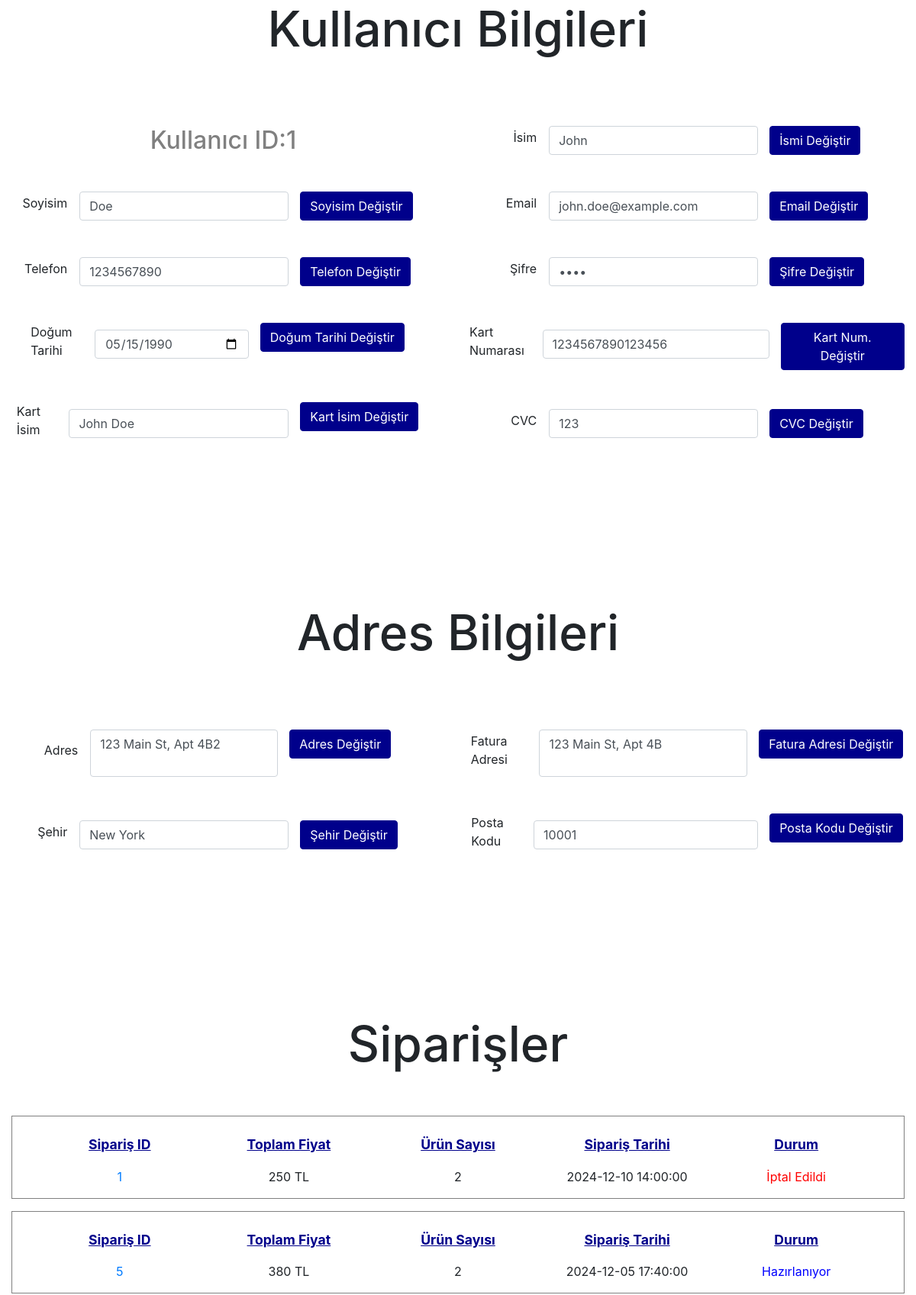
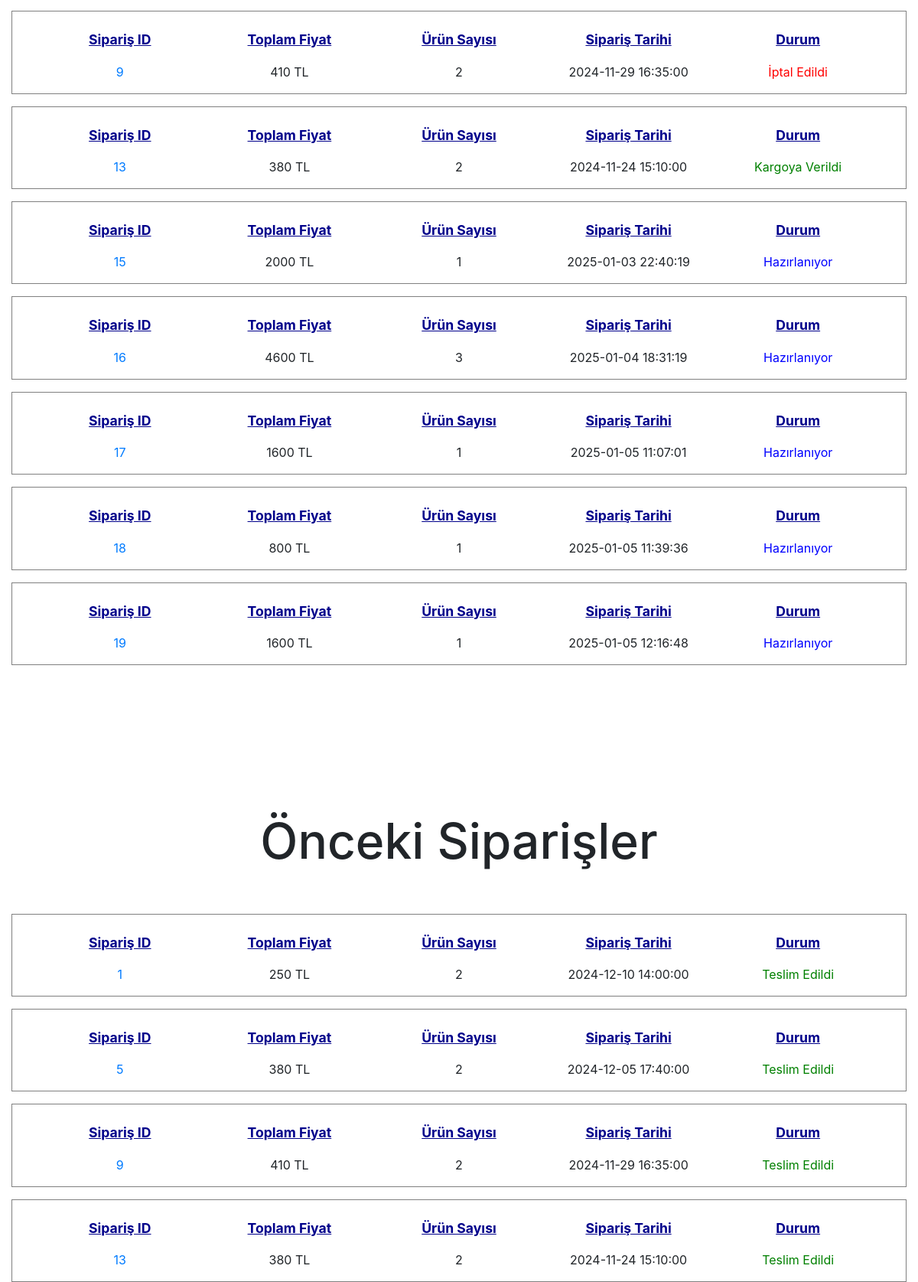
/user-profile.php (signed in), run on the app's committed database (2 pictures, top to bottom).
### tables this page shows
CREATE TABLE `users` (
  `user_id` int(11) NOT NULL,
  `first_name` varchar(50) NOT NULL,
  `last_name` varchar(50) NOT NULL,
  `email_address` varchar(100) NOT NULL,
  `password_value` varchar(255) NOT NULL,
  `phone_number` varchar(15) NOT NULL,
  `shipping_address` text NOT NULL,
  `billing_address` text DEFAULT NULL,
  `city` varchar(50) NOT NULL,
  `state_region` varchar(50) NOT NULL,
  `postal_code` varchar(20) NOT NULL,
  `date_of_birth` date DEFAULT NULL,
  `Cardnumber` varchar(16) NOT NULL,
  `Cardname` varchar(255) NOT NULL,
  `CVC` varchar(3) NOT NULL,
  `shopping_cart` varchar(255) NOT NULL
);

### user-profile.php (the view, shortened to what this page needs)
<?php
  $conn = new mysqli("localhost", "root", "", "phpprojesidatabase");
  $Email=$_SESSION['email'];
  $user=$conn->query("SELECT * FROM users WHERE email_address='$Email'");
  if($row=$user->fetch_assoc()){
    $UserID=$row['user_id'];
    $UserName=$row['first_name'];
    $UserSurname=$row['last_name'];
    $UserEmail=$row['email_address'];
    $UserPassword=$row['password_value'];
    $UserPhoneNumber=$row['phone_number'];
    $UserCardNumber=$row['Cardnumber'];
    $UserCardCVC=$row['CVC'];
    $UserCardName=$row['Cardname'];
    $UserDOB=$row['date_of_birth'];
    $UserShippingAddress=$row['shipping_address'];
    $UserCity=$row['city'];
    $UserbillingAddress=$row['billing_address'];
    $UserPostalCode=$row['postal_code'];
  }
  $OrdersFetcher=$conn->query("SELECT GROUP_CONCAT(OrderID) as order_ids,GROUP_CONCAT(TotalPrice) as total_prices,GROUP_CONCAT(Products,'>') as products,GROUP_CONCAT(OrderDate) as order_dates,GROUP_CONCAT(OrderStatus) as order_statuses FROM orders WHERE UserID=(SELECT users.user_id FROM users WHERE users.email_address='$Email')");
  if($row_2=$OrdersFetcher->fetch_assoc()){
    $OrderIDValue=$row_2['order_ids'];
    $TotalPrices=$row_2['total_prices'];
    $Products=$row_2['products'];
    $OrderDates=$row_2['order_dates'];
    $OrderStatus=$row_2['order_statuses'];
    $OrderIDArray=explode(",",$OrderIDValue);
    $TotalPriceArray=explode(",",$TotalPrices);
    $ProductsArray=explode(">",$Products);
    $OrderDateArray=explode(",",$OrderDates);
    $OrderStatusArray=explode(",",$OrderStatus);
    $OrderCountArray=array();
    for($i=0;$i<count($OrderIDArray);$i++){
      $a=explode("/",$ProductsArray[$i]);
      array_push($OrderCountArray,count($a));
    }
    $OrderStatusColorArray=array();
    for($i=0;$i<count($OrderStatusArray);$i++){
      if($OrderStatusArray[$i]=="Kargoya Verildi"){
        array_push($OrderStatusColorArray,"green");
      }
      else if($OrderStatusArray[$i]=="Hazırlanıyor"){
        array_push($OrderStatusColorArray,"blue");
      }
      else{
        array_push($OrderStatusColorArray,"red");
      }
    }
  }
  $PreviousOrdersFetcher=$conn->query("SELECT GROUP_CONCAT(PreviousOrdersID) as pre_order_ids,GROUP_CONCAT(TotalPrice) as total_prices,GROUP_CONCAT(Products,'>') as products,GROUP_CONCAT(OrderDate) as order_dates FROM previousorders WHERE UserID=(SELECT users.user_id FROM users WHERE users.email_address='$Email')");
  if($row_3=$PreviousOrdersFetcher->fetch_assoc()){
    $PreviousOrderIDValue=$row_3['pre_order_ids'];
    $PreviousTotalPrices=$row_3['total_prices'];
    $PreviousProducts=$row_3['products'];
    $PreviousOrderDates=$row_3['order_dates'];
    $PreviousOrderIDArray=explode(",",$PreviousOrderIDValue);
    $PreviousTotalPriceArray=explode(",",$PreviousTotalPrices);
    $PreviousProductsArray=explode(">",$PreviousProducts);
    $PreviousOrderDateArray=explode(",",$PreviousOrderDates);
    $PreviousOrderCountArray=array();
    for($i=0;$i<count($PreviousOrderIDArray);$i++){
      $a=explode("/",$PreviousProductsArray[$i]);
      array_push($PreviousOrderCountArray,count($a));
    }
  }
?>
<!DOCTYPE html>
<html>
<head>
    <link rel="stylesheet" href="https://cdn.jsdelivr.net/npm/bootstrap@4.4.1/dist/css/bootstrap.min.css">
    <link rel="stylesheet" href="https://cdnjs.cloudflare.com/ajax/libs/font-awesome/6.7.1/css/all.min.css" />
    <link rel='stylesheet' type='text/css' media='screen' href="style/user-profile.css?v=<?php echo time(); ?>">
</head>
<body>
    <div id="header-div" class="container-fluid">
      <h1 id="header">Kullanıcı Bilgileri</h1>
      <br><br>
    </div>
    <div id="forms-container" class="row d-flex justify-content-center">
      <div id="user-id-div" class="container w-50">
        <h1 class="text-center">Kullanıcı ID:<?php echo $UserID;?></h1>
      </div>
      <div id="forms-div" class="container w-50">
        <form action="change-user-info.php" method="POST">
          <div class="form-group">
            <label for="name-input">İsim</label>
            <input type="text" name="input-value" value='<?php echo $UserName?>' id="name-input" class="form-control">
          </div>
          <div id="button-div" class="container">
            <button type="submit" class="btn btn-primary">İsmi Değiştir</button>
          </div>
        </form>
      </div>
      <div id="forms-div" class="container w-50">
        <form action="change-user-info.php" method="POST">
          <div class="form-group">
            <label for="surname-input">Soyisim</label>
            <input type="text" name="surname-input" value='<?php echo $UserSurname?>' id="surname-input" class="form-control">
          </div>
          <div id="button-div" class="container">
            <button class="btn btn-primary">Soyisim Değiştir</button>
          </div>
        </form>
      </div>
      <div id="forms-div" class="container w-50">
        <form action="change-user-info.php" method="POST">
          <div class="form-group">
            <label for="email-input">Email</label>
            <input type="email" name="input-value" value='<?php echo $UserEmail?>' id="email-input" class="form-control">
          </div>
          <div id="button-div" class="container">
            <button type="submit" class="btn btn-primary">Email Değiştir</button>
          </div>
        </form>
      </div>
      <div id="forms-div" class="container w-50">
        <form action="change-user-info.php" method="POST">
          <div class="form-group">
            <label for="phone-input">Telefon</label>
            <input type="tel" name="input-value" value='<?php echo $UserPhoneNumber?>' id="phone-input" class="form-control">
          </div>
          <div id="button-div" class="container">
            <button class="btn btn-primary">Telefon Değiştir</button>
          </div>
        </form>
      </div>
      <div id="forms-div" class="container w-50">
        <form action="change-user-info.php" method="POST">
          <div class="form-group">
            <label for="password-input">Şifre</label>
            <input type="password" name="input-value" value='<?php echo $UserPassword?>' id="password-input" class="form-control">
          </div>
          <div id="button-div" class="container">
            <button class="btn btn-primary">Şifre Değiştir</button>
          </div>
        </form>
      </div>
      <div id="forms-div" class="container w-50">
        <form action="change-user-info.php" method="POST">
          <div class="form-group">
            <label for="dob-input">Doğum Tarihi</label>
            <input type="date" name="input-value" value='<?php echo $UserDOB?>' id="dob-input" class="form-control">
          </div>
          <div id="button-div" class="container">
            <button class="btn btn-primary">Doğum Tarihi Değiştir</button>
          </div>
        </form>
      </div>
      <div id="forms-div" class="container w-50">
        <form action="change-user-info.php" method="POST">
          <div class="form-group">
            <label for="card-number-input">Kart Numarası</label>
            <input type="text" pattern="[0-9]{16}" name="input-value" value='<?php echo $UserCardNumber?>' id="card-number-input" class="form-control">
          </div>
          <div id="button-div" class="container">
            <button class="btn btn-primary">Kart Num. Değiştir</button>
          </div>
        </form>
      </div>
      <div id="forms-div" class="container w-50">
        <form action="change-user-info.php" method="POST">
          <div class="form-group">
            <label for="card-name-input">Kart İsim</label>
            <input type="text" name="input-value" value='<?php echo $UserCardName?>' id="card-name-input" class="form-control">
          </div>
          <div id="button-div" class="container">
            <button class="btn btn-primary">Kart İsim Değiştir</button>
          </div>
        </form>
      </div>
      <div id="forms-div" class="container w-50">
        <form action="change-user-info.php" method="POST">
          <div class="form-group">
            <label for="card-name-input">CVC</label>
            <input type="text" pattern="[0-9]{3}" id="input-value" value="<?php echo $UserCardCVC?>" name="input-value" class="form-control">
          </div>
          <div id="button-div" class="container">
            <button type="submit" class="btn btn-primary">CVC Değiştir</button>
          </div>
        </form>
      </div>
    </div>
    <br><br><br><br><br><br><br><br>
    <div id="header-div" class="container-fluid">
      <h1 id="header">Adres Bilgileri</h1>
      <br><br>
    </div>
    <div id="forms-container" class="row d-flex justify-content-center">
      <div id="forms-div" class="container w-50">
          <form action="change-user-info.php" method="POST">
            <div class="form-group">
              <label for="shipping-address-input">Adres </label>
              <textarea type="text" name="input-value" id="card-name-input" class="form-control"><?php echo $UserShippingAddress?></textarea>
            </div>
            <div id="button-div" class="container">
              <button class="btn btn-primary">Adres Değiştir</button>
            </div>
          </form>
      </div>
      <div id="forms-div" class="container w-50">
          <form action="change-user-info.php" method="POST">
            <div class="form-group">
              <label for="shipping-address-input">Fatura Adresi</label>
              <textarea type="text" name="input-value" id="card-name-input" class="form-control"><?php echo $UserbillingAddress?></textarea>
            </div>
            <div id="button-div" class="container">
              <button class="btn btn-primary">Fatura Adresi Değiştir</button>
            </div>
          </form>
      </div>
      <div id="forms-div" class="container w-50">
          <form action="change-user-info.php" method="POST">
            <div class="form-group">
              <label for="city-input">Şehir</label>
              <input type="text" name="input-value" value="<?php echo $UserCity ?>" id="city-input" class="form-control"/>
            </div>
            <div id="button-div" class="container">
              <button class="btn btn-primary">Şehir Değiştir</button>
            </div>
          </form>
      </div>
      <div id="forms-div" class="container w-50">
          <form action="change-user-info.php" method="POST">
            <div class="form-group">
              <label for="postal-code-input">Posta Kodu</label>
              <input type="text" name="input-value" value="<?php echo $UserPostalCode ?>" id="city-input" class="form-control"/>
            </div>
            <div id="button-div" class="container">
              <button class="btn btn-primary">Posta Kodu Değiştir</button>
            </div>
          </form>
      </div>
    </div>
    <br><br><br><br><br><br><br><br>
    <div id="header-div" class="container-fluid">
      <h1 id="header">Siparişler</h1>
      <br><br>
    </div>
    <div id="orders-container" class="container-fluid">
      <?php
        for($i=0;$i<count($OrderIDArray);$i++){
           echo "<div id='order-div' class='container-fluid pt-4 d-flex flex-wrap justfiy-content-center flex-column'><div id='order-information-div' class='container-fluid d-flex justify-content-center align-items-center'><div id='order-cell' class='container d-flex flex-wrap justify-content-center align-items-center flex-column'><p id='order-cell-header'>Sipariş ID</p><p id='order-cell-info'><a href='display-order.php?order_id=$OrderIDArray[$i]'>$OrderIDArray[$i]</a></p></div><div id='order-cell' class='container d-flex flex-wrap justify-content-start align-items-center flex-column'><p id='order-cell-header'>Toplam Fiyat</p><p id='order-cell-info'>$TotalPriceArray[$i] TL</p></div><div id='order-cell' class='container d-flex flex-wrap justify-content-start align-items-center flex-column'><p id='order-cell-header'>Ürün Sayısı</p><p id='order-cell-info'>$OrderCountArray[$i]</p></div><div id='order-cell' class='container d-flex flex-wrap justify-content-start align-items-center flex-column'><p id='order-cell-header'>Sipariş Tarihi</p><p id='order-cell-info'>$OrderDateArray[$i]</p></div><div id='order-cell' class='container d-flex flex-wrap justify-content-start align-items-center flex-column'><p id='order-cell-header'>Durum</p><p style='color:$OrderStatusColorArray[$i]' id='order-cell-info'>$OrderStatusArray[$i]</p></div></div></div>";
        }
      ?>
    </div>
    <br><br><br><br><br><br><br><br>
    <div id="header-div" class="container-fluid">
      <h1 id="header">Önceki Siparişler</h1>
      <br><br>
    </div>
    <div id="previous-orders-container" class="container-fluid">
     <?php
        for($i=0;$i<count($PreviousOrderIDArray);$i++){
          echo "<div id='order-div' class='container-fluid pt-4 d-flex flex-wrap justfiy-content-center flex-column'><div id='order-information-div' class='container-fluid d-flex justify-content-center align-items-center'><div id='order-cell' class='container d-flex flex-wrap justify-content-center align-items-center flex-column'><p id='order-cell-header'>Sipariş ID</p><p id='order-cell-info'><a href='display-previous-order.php?previous_order_id=$PreviousOrderIDArray[$i]'>$PreviousOrderIDArray[$i]</a></p></div><div id='order-cell' class='container d-flex flex-wrap justify-content-start align-items-center flex-column'><p id='order-cell-header'>Toplam Fiyat</p><p id='order-cell-info'>$PreviousTotalPriceArray[$i] TL</p></div><div id='order-cell' class='container d-flex flex-wrap justify-content-start align-items-center flex-column'><p id='order-cell-header'>Ürün Sayısı</p><p id='order-cell-info'>$PreviousOrderCountArray[$i]</p></div><div id='order-cell' class='container d-flex flex-wrap justify-content-start align-items-center flex-column'><p id='order-cell-header'>Sipariş Tarihi</p><p id='order-cell-info'>$PreviousOrderDateArray[$i]</p></div><div id='order-cell' class='container d-flex flex-wrap justify-content-start align-items-center flex-column'><p id='order-cell-header'>Durum</p><p style='color:green' id='order-cell-info'>Teslim Edildi</p></div></div></div>";
        }
     ?>
    </div>
</body>
</html>

### style/user-profile.css (style rules this page uses)
#header-div { text-align: center; }
#header-div>#header { font-size: 4rem; }
#forms-container { display: flex; flex-direction: row; }
#forms-container>#user-id-div { padding-top: 2rem; }
#forms-container>#user-id-div>h1 { font-size: 2rem; color: gray; }
#forms-container>#forms-div { display: flex; justify-content: center; align-items: center; padding-top: 2rem; flex-wrap: wrap; word-break: keep-all; }
#forms-container>#forms-div>form { display: flex; }
#forms-container>#forms-div>form>.form-group { width: fit-content; display: flex; justify-content: center; align-items: center; flex-direction: row; word-break: keep-all; gap: 1rem; }
#forms-container>#forms-div>form>#button-div { width: fit-content; }
#forms-container>#forms-div>form>#button-div>button { background-color: #00008b; border-color: #00008b; }
textarea { resize: none; }
#orders-container { display: flex; justify-content: center; align-items: center; flex-direction: column; gap: 1rem; }
#order-div { border: 0.05rem solid gray; }
#order-cell-header { font-weight: bold; font-size: 1.1rem; text-decoration: underline; color: #00008b; }
#order-cell-info>a { font-size: 1rem; }
#previous-orders-container { display: flex; justify-content: center; align-items: center; flex-direction: column; gap: 1rem; }

### data on the page
users: user_id "1", input-value "John", surname-input "Doe", input-value "john.doe@example.com", input-value "1234567890", input-value "05/15/1990", input-value "1234567890123456", input-value "John Doe", input-value "123", input-value "123 Main St, Apt 4B2", input-value "123 Main St, Apt 4B", input-value "New York", input-value "10001"

### other printed values
$OrderIDArray[$i] "1"
$TotalPriceArray[$i] "250"
$OrderCountArray[$i] "2"
$OrderDateArray[$i] "2024-12-10 14:00:00"
$OrderStatusArray[$i] "İptal Edildi"
$OrderIDArray[$i] "5"
$TotalPriceArray[$i] "380"
$OrderDateArray[$i] "2024-12-05 17:40:00"
$OrderStatusArray[$i] "Hazırlanıyor"
$OrderIDArray[$i] "9"
$TotalPriceArray[$i] "410"
$OrderDateArray[$i] "2024-11-29 16:35:00"
$OrderIDArray[$i] "13"
$OrderDateArray[$i] "2024-11-24 15:10:00"
$OrderStatusArray[$i] "Kargoya Verildi"
